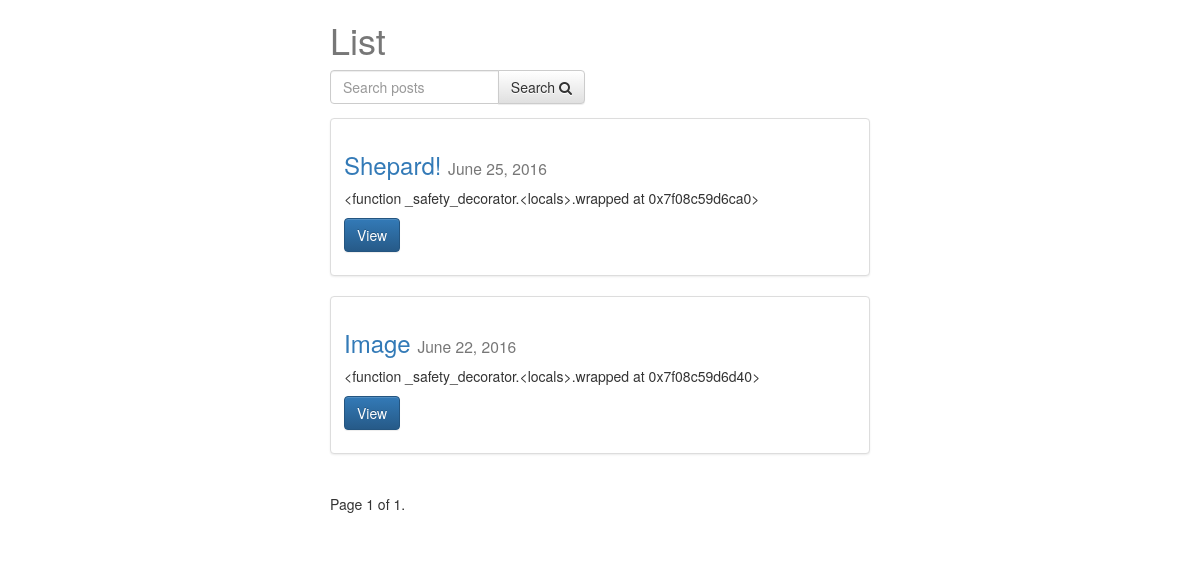
The page /posts/ (signed in) on the database its author committed.
### posts/models.py (models this page shows, shortened)
class Post(models.Model):
    user = models.ForeignKey(settings.AUTH_USER_MODEL, default=1)
    title = models.CharField(max_length=120)
    slug = models.SlugField(unique=True)
    image = models.ImageField(upload_to=upload_location,
            null=True,
            blank=True,
            width_field="width_field",
            height_field="height_field")
    height_field = models.IntegerField(default=0)
    width_field = models.IntegerField(default=0)
    content = models.TextField()
    draft = models.BooleanField(default=False)
    publish = models.DateField(auto_now=False, auto_now_add=False)
    updated = models.DateTimeField(auto_now=True, auto_now_add=False)
    timestamp = models.DateTimeField(auto_now=False, auto_now_add=True)
    objects = PostManager()
    def get_absolute_url(self):
        return reverse("posts:detail", kwargs={"slug": self.slug})
    class Meta:
        ordering = ["-timestamp", "-updated"]
    def get_markdown(self):
        content = self.content
        markdown_text = markdown(content)
        return mark_safe(markdown_text)

### posts/views.py (the view, shortened to what this page needs)
def post_list(request):
	today = timezone.now().date()
	queryset_list = Post.objects.active() #.order_by("-timestamp")
	if request.user.is_staff or request.user.is_superuser:
		queryset_list = Post.objects.all()
	query = request.GET.get("q")
	paginator = Paginator(queryset_list, 8) # Show 25 contacts per page
	page_request_var = "page"
	page = request.GET.get(page_request_var)
	try:
		queryset = paginator.page(page)
	except PageNotAnInteger:
		queryset = paginator.page(1)
	except EmptyPage:
		queryset = paginator.page(paginator.num_pages)
	context = {
		"object_list": queryset,
		"title": "List",
		"page_request_var": page_request_var,
		"today": today,
	}
	return render(request, "post_list.html", context)

### posts/models.py (called while the page is built)
    def active(self, *args, **kwargs):
        return super(PostManager, self).filter(draft=False).filter(publish__lte=timezone.now())

### templates/post_list.html (shortened to what this page needs)
{% extends "base.html" %}
{% block content %}
<div class='col-sm-6 col-sm-offset-3'>
    <h1>{{ title }}</h1>
<form method='GET' action='' class='row'>
    <div class="col-sm-6">
        <div class="input-group">
            <input class="form-control" type='text' name='q' placeholder='Search posts' value='{{ request.GET.q }}'/>
            <span class="input-group-btn">
            <button class="btn btn-default" type="submit"> Search <i class="fa fa-search"></i></button>
            </span>
        </div>
    </div>
</form>
{% for obj in object_list %}
<div class="row">
  <div class="col-sm-12">
    <div class="thumbnail">
      <div class="caption post-detail-item">
        <h3><a href='{{ obj.get_absolute_url }}'>{{ obj.title }}</a> <small>{{ obj.publish }}</small></h3>
        <p class="">{{ obj.get_markdown }}</p>
        <p><a href="{{ obj.get_absolute_url }}" class="btn btn-primary" role="button">View</a></p>
      </div>
    </div>
  </div>
</div>
{% endfor %}
<div class="pagination">
    <span class="step-links">
        <span class="current">
            Page {{ object_list.number }} of {{ object_list.paginator.num_pages }}.
        </span>
    </span>
</div>
</div>
{% endblock content %}

### static/css/base.css (style rules this page uses)
h1 { color: #777777; }

### rows shown on the page
Post: title "Shepard!", publish "June 25, 2016", get_markdown "<function _safety_decorator.<locals>.wrapped at 0x7f08c59d6ca0>"
Post: title "Image", publish "June 22, 2016", get_markdown "<function _safety_decorator.<locals>.wrapped at 0x7f08c59d6d40>"

### other values the page prints
{{ title }} "List"
{{ object_list.number }} "1"
{{ object_list.paginator.num_pages }} "1"
